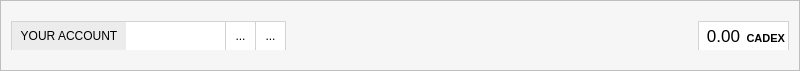
<?xml version="1.0" encoding="UTF-8"?>
<ui version="4.0">
 <class>AccountFrame</class>
 <widget class="QFrame" name="AccountFrame">
  <property name="geometry">
   <rect>
    <x>0</x>
    <y>0</y>
    <width>800</width>
    <height>71</height>
   </rect>
  </property>
  <property name="minimumSize">
   <size>
    <width>0</width>
    <height>70</height>
   </size>
  </property>
  <property name="maximumSize">
   <size>
    <width>16777215</width>
    <height>71</height>
   </size>
  </property>
  <property name="palette">
   <palette>
    <active>
     <colorrole role="Button">
      <brush brushstyle="SolidPattern">
       <color alpha="255">
        <red>246</red>
        <green>246</green>
        <blue>246</blue>
       </color>
      </brush>
     </colorrole>
     <colorrole role="Base">
      <brush brushstyle="SolidPattern">
       <color alpha="255">
        <red>246</red>
        <green>246</green>
        <blue>246</blue>
       </color>
      </brush>
     </colorrole>
     <colorrole role="Window">
      <brush brushstyle="SolidPattern">
       <color alpha="255">
        <red>246</red>
        <green>246</green>
        <blue>246</blue>
       </color>
      </brush>
     </colorrole>
    </active>
    <inactive>
     <colorrole role="Button">
      <brush brushstyle="SolidPattern">
       <color alpha="255">
        <red>246</red>
        <green>246</green>
        <blue>246</blue>
       </color>
      </brush>
     </colorrole>
     <colorrole role="Base">
      <brush brushstyle="SolidPattern">
       <color alpha="255">
        <red>246</red>
        <green>246</green>
        <blue>246</blue>
       </color>
      </brush>
     </colorrole>
     <colorrole role="Window">
      <brush brushstyle="SolidPattern">
       <color alpha="255">
        <red>246</red>
        <green>246</green>
        <blue>246</blue>
       </color>
      </brush>
     </colorrole>
    </inactive>
    <disabled>
     <colorrole role="Button">
      <brush brushstyle="SolidPattern">
       <color alpha="255">
        <red>246</red>
        <green>246</green>
        <blue>246</blue>
       </color>
      </brush>
     </colorrole>
     <colorrole role="Base">
      <brush brushstyle="SolidPattern">
       <color alpha="255">
        <red>246</red>
        <green>246</green>
        <blue>246</blue>
       </color>
      </brush>
     </colorrole>
     <colorrole role="Window">
      <brush brushstyle="SolidPattern">
       <color alpha="255">
        <red>246</red>
        <green>246</green>
        <blue>246</blue>
       </color>
      </brush>
     </colorrole>
    </disabled>
   </palette>
  </property>
  <property name="windowTitle">
   <string>Frame</string>
  </property>
  <property name="autoFillBackground">
   <bool>false</bool>
  </property>
  <property name="styleSheet">
   <string notr="true">background-color: rgb(246,246,246);</string>
  </property>
  <property name="frameShape">
   <enum>QFrame::StyledPanel</enum>
  </property>
  <property name="frameShadow">
   <enum>QFrame::Plain</enum>
  </property>
  <layout class="QHBoxLayout" name="horizontalLayout_3">
   <property name="spacing">
    <number>0</number>
   </property>
   <property name="leftMargin">
    <number>5</number>
   </property>
   <property name="topMargin">
    <number>0</number>
   </property>
   <property name="rightMargin">
    <number>5</number>
   </property>
   <property name="bottomMargin">
    <number>0</number>
   </property>
   <item>
    <layout class="QVBoxLayout" name="verticalLayout_3">
     <property name="spacing">
      <number>1</number>
     </property>
     <property name="leftMargin">
      <number>0</number>
     </property>
     <property name="rightMargin">
      <number>0</number>
     </property>
     <item>
      <layout class="QHBoxLayout" name="horizontalLayout">
       <property name="spacing">
        <number>0</number>
       </property>
       <property name="topMargin">
        <number>20</number>
       </property>
       <property name="bottomMargin">
        <number>0</number>
       </property>
       <item>
        <widget class="QLabel" name="label">
         <property name="minimumSize">
          <size>
           <width>120</width>
           <height>30</height>
          </size>
         </property>
         <property name="maximumSize">
          <size>
           <width>120</width>
           <height>30</height>
          </size>
         </property>
         <property name="baseSize">
          <size>
           <width>120</width>
           <height>30</height>
          </size>
         </property>
         <property name="autoFillBackground">
          <bool>false</bool>
         </property>
         <property name="styleSheet">
          <string notr="true">background-color: rgb(236,236,236);
border: 1px solid lightgray;
border-right: 0;
margin-left: 5px;</string>
         </property>
         <property name="text">
          <string>YOUR ACCOUNT</string>
         </property>
         <property name="alignment">
          <set>Qt::AlignCenter</set>
         </property>
        </widget>
       </item>
       <item>
        <widget class="QLabel" name="m_addressLabel">
         <property name="sizePolicy">
          <sizepolicy hsizetype="Minimum" vsizetype="Preferred">
           <horstretch>0</horstretch>
           <verstretch>0</verstretch>
          </sizepolicy>
         </property>
         <property name="minimumSize">
          <size>
           <width>100</width>
           <height>30</height>
          </size>
         </property>
         <property name="maximumSize">
          <size>
           <width>16777215</width>
           <height>30</height>
          </size>
         </property>
         <property name="baseSize">
          <size>
           <width>0</width>
           <height>0</height>
          </size>
         </property>
         <property name="cursor">
          <cursorShape>IBeamCursor</cursorShape>
         </property>
         <property name="toolTip">
          <string>Your receiving address</string>
         </property>
         <property name="whatsThis">
          <string>This is your account address</string>
         </property>
         <property name="autoFillBackground">
          <bool>false</bool>
         </property>
         <property name="styleSheet">
          <string notr="true">background-color: white;
border: 1px solid lightgray;
border-left: 0;</string>
         </property>
         <property name="text">
          <string/>
         </property>
         <property name="alignment">
          <set>Qt::AlignLeading|Qt::AlignLeft|Qt::AlignVCenter</set>
         </property>
         <property name="textInteractionFlags">
          <set>Qt::TextSelectableByKeyboard|Qt::TextSelectableByMouse</set>
         </property>
        </widget>
       </item>
       <item>
        <widget class="QToolButton" name="m_copyButton">
         <property name="minimumSize">
          <size>
           <width>30</width>
           <height>30</height>
          </size>
         </property>
         <property name="maximumSize">
          <size>
           <width>30</width>
           <height>30</height>
          </size>
         </property>
         <property name="toolTip">
          <string>Copy address</string>
         </property>
         <property name="statusTip">
          <string/>
         </property>
         <property name="whatsThis">
          <string/>
         </property>
         <property name="autoFillBackground">
          <bool>false</bool>
         </property>
         <property name="styleSheet">
          <string notr="true">background-color: white;
border: 1px solid lightgray;
border-left: 0;
border-radius: 0;</string>
         </property>
         <property name="text">
          <string>...</string>
         </property>
         <property name="icon">
          <iconset resource="../../resources.qrc">
           <normaloff>:/icons/copy</normaloff>:/icons/copy</iconset>
         </property>
        </widget>
       </item>
       <item>
        <widget class="QToolButton" name="m_qrButton">
         <property name="minimumSize">
          <size>
           <width>30</width>
           <height>30</height>
          </size>
         </property>
         <property name="maximumSize">
          <size>
           <width>30</width>
           <height>30</height>
          </size>
         </property>
         <property name="toolTip">
          <string>Show QR code</string>
         </property>
         <property name="statusTip">
          <string/>
         </property>
         <property name="autoFillBackground">
          <bool>false</bool>
         </property>
         <property name="styleSheet">
          <string notr="true">background-color: white;
border: 1px solid lightgray;
border-left: 0;
border-top-left-radius: 0;
border-bottom-left-radius: 0;</string>
         </property>
         <property name="text">
          <string>...</string>
         </property>
         <property name="icon">
          <iconset resource="../../resources.qrc">
           <normaloff>:/icons/icons/qrcode-white.png</normaloff>:/icons/icons/qrcode-white.png</iconset>
         </property>
        </widget>
       </item>
       <item>
        <spacer name="horizontalSpacer">
         <property name="autoFillBackground">
          <bool>false</bool>
         </property>
         <property name="orientation">
          <enum>Qt::Horizontal</enum>
         </property>
         <property name="sizeType">
          <enum>QSizePolicy::MinimumExpanding</enum>
         </property>
         <property name="sizeHint" stdset="0">
          <size>
           <width>10</width>
           <height>30</height>
          </size>
         </property>
        </spacer>
       </item>
       <item>
        <widget class="QLabel" name="totalBalance">
         <property name="sizePolicy">
          <sizepolicy hsizetype="Preferred" vsizetype="Preferred">
           <horstretch>0</horstretch>
           <verstretch>0</verstretch>
          </sizepolicy>
         </property>
         <property name="minimumSize">
          <size>
           <width>0</width>
           <height>30</height>
          </size>
         </property>
         <property name="maximumSize">
          <size>
           <width>16777215</width>
           <height>30</height>
          </size>
         </property>
         <property name="font">
          <font>
           <pointsize>13</pointsize>
           <weight>50</weight>
           <bold>false</bold>
          </font>
         </property>
         <property name="toolTip">
          <string>Total balance</string>
         </property>
         <property name="statusTip">
          <string>Total balance</string>
         </property>
         <property name="autoFillBackground">
          <bool>false</bool>
         </property>
         <property name="styleSheet">
          <string notr="true">padding-left: 2px;
background-color: white;
border: 1px solid lightgray;
border-right: 0;</string>
         </property>
         <property name="text">
          <string>0.00</string>
         </property>
         <property name="alignment">
          <set>Qt::AlignRight|Qt::AlignTrailing|Qt::AlignVCenter</set>
         </property>
         <property name="margin">
          <number>0</number>
         </property>
         <property name="textInteractionFlags">
          <set>Qt::TextSelectableByMouse</set>
         </property>
        </widget>
       </item>
       <item>
        <widget class="QLabel" name="label_2">
         <property name="sizePolicy">
          <sizepolicy hsizetype="Preferred" vsizetype="Fixed">
           <horstretch>0</horstretch>
           <verstretch>0</verstretch>
          </sizepolicy>
         </property>
         <property name="minimumSize">
          <size>
           <width>50</width>
           <height>30</height>
          </size>
         </property>
         <property name="maximumSize">
          <size>
           <width>50</width>
           <height>30</height>
          </size>
         </property>
         <property name="baseSize">
          <size>
           <width>50</width>
           <height>30</height>
          </size>
         </property>
         <property name="font">
          <font>
           <pointsize>8</pointsize>
           <weight>75</weight>
           <bold>true</bold>
          </font>
         </property>
         <property name="autoFillBackground">
          <bool>false</bool>
         </property>
         <property name="styleSheet">
          <string notr="true">margin-right: 5px;
padding-top:5px;
background-color: white;
border: 1px solid lightgray;
border-left: 0;</string>
         </property>
         <property name="text">
          <string> CADEX</string>
         </property>
         <property name="alignment">
          <set>Qt::AlignRight|Qt::AlignTrailing|Qt::AlignVCenter</set>
         </property>
         <property name="margin">
          <number>0</number>
         </property>
        </widget>
       </item>
      </layout>
     </item>
     <item>
      <widget class="QLabel" name="addressStatusLabel">
       <property name="minimumSize">
        <size>
         <width>0</width>
         <height>20</height>
        </size>
       </property>
       <property name="maximumSize">
        <size>
         <width>16777215</width>
         <height>20</height>
        </size>
       </property>
       <property name="autoFillBackground">
        <bool>false</bool>
       </property>
       <property name="text">
        <string/>
       </property>
       <property name="alignment">
        <set>Qt::AlignLeading|Qt::AlignLeft|Qt::AlignTop</set>
       </property>
       <property name="margin">
        <number>0</number>
       </property>
       <property name="indent">
        <number>0</number>
       </property>
      </widget>
     </item>
    </layout>
   </item>
  </layout>
 </widget>
 <resources>
  <include location="../../resources.qrc"/>
 </resources>
 <connections>
  <connection>
   <sender>m_copyButton</sender>
   <signal>clicked()</signal>
   <receiver>AccountFrame</receiver>
   <slot>copyAddress()</slot>
   <hints>
    <hint type="sourcelabel">
     <x>818</x>
     <y>26</y>
    </hint>
    <hint type="destinationlabel">
     <x>422</x>
     <y>295</y>
    </hint>
   </hints>
  </connection>
  <connection>
   <sender>m_qrButton</sender>
   <signal>clicked()</signal>
   <receiver>AccountFrame</receiver>
   <slot>showQR()</slot>
   <hints>
    <hint type="sourcelabel">
     <x>802</x>
     <y>34</y>
    </hint>
    <hint type="destinationlabel">
     <x>494</x>
     <y>35</y>
    </hint>
   </hints>
  </connection>
 </connections>
 <slots>
  <slot>copyAddress()</slot>
 </slots>
</ui>
